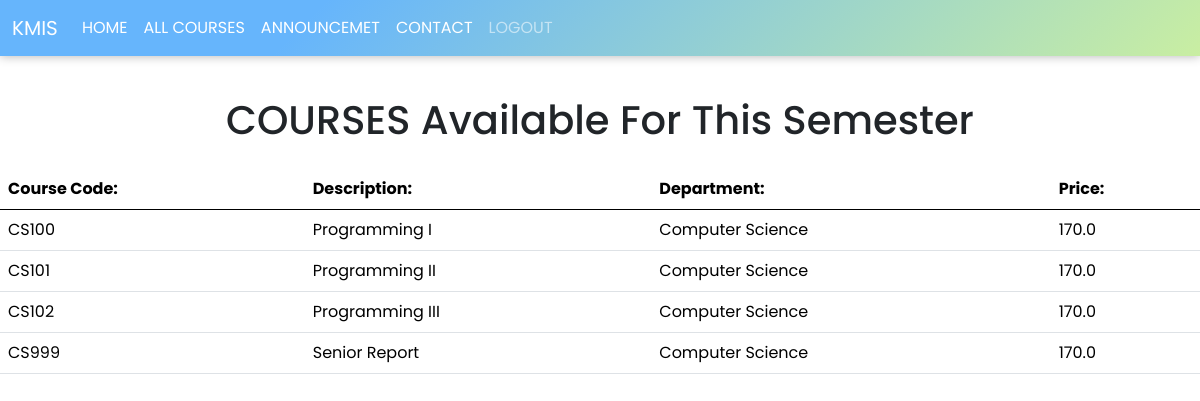
The app's page /list_courses/ (signed in) with its own data.
### School_MS/models.py (models this page shows, shortened)
class AllCourses(models.Model):
    courses_name = models.CharField(max_length=255, default="TBA",unique=True)
    code = models.CharField(max_length=5,null=True)
    department = models.CharField(max_length=255,choices=major,null=True,blank=True)
    price = models.FloatField(max_length=25)

### School_MS/views.py (the view)
@login_required
def list_courses(request):
    context = {}
    Courses = AllCourses.objects.all() #SELECT * FROM Courses'
    context['Courses'] = Courses
    return render(request, 'pages/all_courses.html', context)

### School_MS/templates/pages/all_courses.html (shortened to what this page needs)
<!DOCTYPE html>
<html lang="en">
<head>
    <link href="https://cdn.jsdelivr.net/npm/bootstrap@5.0.2/dist/css/bootstrap.min.css" rel="stylesheet">
    <link href="/docs/5.0.2/dist/css/bootstrap.min.css" rel="stylesheet"
>
</head>
<body>
    <header id="home">
        <nav style="box-shadow: 0 0 10px rgb(0, 0, 0, 0.3);background-color:#bfe299; background-image: linear-gradient(315deg,#c9eea2 0%,#66b5fc 74%);color:white;"
            class="navbar navbar-expand-md navbar-dark fixed-top bg-dark">
            <div class="container-fluid">
                <a class="navbar-brand" href="{% url 'home' %}">KMIS</a>
                <div class="collapse navbar-collapse" id="navbarCollapse">
                    <ul class="navbar-nav me-auto mb-2 mb-md-0">
                        <li class="nav-item">
                            <a class="nav-link active" aria-current="page" href="{% url 'home' %}">HOME</a>
                        </li>
                        <li class="nav-item">
                            <a class="nav-link active" aria-current="page" href="{% url 'list_courses'%}">ALL
                                COURSES</a>
                        </li>
                        <li class="nav-item">
                            <a class="nav-link active" aria-current="page"
                                href="{% url 'announcements' %}">ANNOUNCEMET</a>
                        </li>
                        <li class="nav-item">
                            <a class="nav-link active" aria-current="page" href="{% url 'contactView' %}">CONTACT</a>
                        </li>
                        <li class="nav-item">
                            <a class="nav-link" href="{% url 'logout_request' %}">LOGOUT</a>
                        </li>
                    </ul>
                </div>
            </div>
        </nav>
    </header><br><br><br><br>
    <h1 class="text-center" style="text-align: center;margin-bottom: 25px;">COURSES Available For This Semester </h1>
    <table id="courses_table" class="table table-responsive">
        <thead>
            <tr scope="row">
                <th scope="col">Course Code:</th>
                <th scope="col">Description:</th>
                <th scope="col">Department:</th>
                <th scope="col">Price:</th>
            </tr>
        </thead>
        <tbody>
            {% for course in Courses %}
            <tr>
                <td scope="row">{{course.code}}</td>
                <td>{{course.courses_name}}</td>
                <td>{{course.department}}</td>
                <td>{{course.price}}
                </td>
            </tr>
            {% endfor %}
        </tbody>
    </table>
    <link rel="stylesheet" type="text/css"
        href="https://cdn.datatables.net/v/bs4/jq-3.3.1/dt-1.10.24/r-2.2.7/datatables.min.css" />
</body>
</html>

### School_MS/templates/pages/all_courses.html (style rules this page uses)
* { font-family: 'Poppins', sans-serif; }

### records on screen
AllCourses: code "CS100", courses_name "Programming I", department "Computer Science", price "170.0"
AllCourses: code "CS101", courses_name "Programming II", department "Computer Science", price "170.0"
AllCourses: code "CS102", courses_name "Programming III", department "Computer Science", price "170.0"
AllCourses: code "CS999", courses_name "Senior Report", department "Computer Science", price "170.0"
